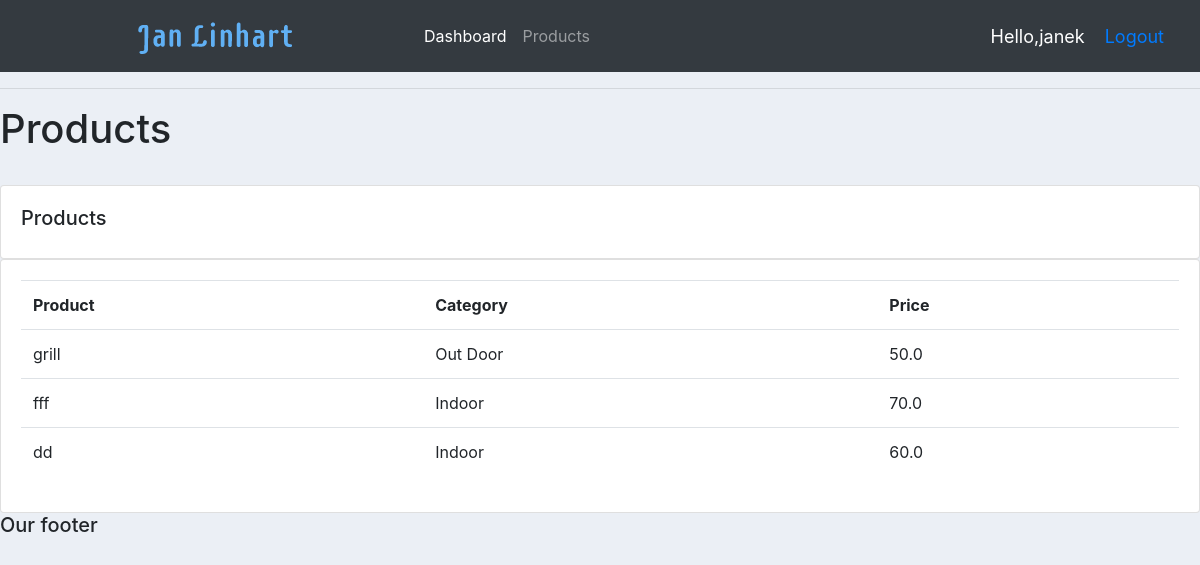
Screenshot of /products/ (signed in) with the database file from the repository.
### accounts/models.py (models this page shows, shortened)
class Product(models.Model):
		CATEGORY = (
			('Indoor', 'Indoor'),
			('Out Door', 'Out Door'),
			)
		name = models.CharField(max_length=200, null=True)
		price = models.FloatField(null=True)
		category = models.CharField(max_length=200, null=True, choices=CATEGORY)
		description = models.CharField(max_length=200, null=True, blank=True)
		date_created = models.DateTimeField(auto_now_add=True, null=True)
		tags= models.ManyToManyField(Tag)

### accounts/decorators.py (the view)
		def wrapper_func(request, *args, **kwargs):
			group = None
			if request.user.groups.exists():
				group = request.user.groups.all()[0].name
			if group in allowed_roles:
				return view_func(request, *args, **kwargs)
			else:
				return HttpResponse('You are not authorized to view this page')

### accounts/views.py (called while the page is built)
@login_required(login_url='login')
@allowed_users(allowed_roles=['admin'])
def products(request):
	products = Product.objects.all()
	return render(request, 'accounts/products.html',{'products' :products})

### accounts/templates/accounts/products.html
  {% extends 'accounts/main.html' %}
  {% block content %}
		<h1>Products</h1>
		<br>
		<div class="row">
			<div class="col-md">
				<div class="card card-body">
					<h5>Products</h5>
				</div>
				<div class="card card-body">
					<table class="table">
						<tr>
							<th>Product</th>
							<th>Category</th>
							<th>Price</th>
						</tr>
						{%for i in products%}
							<tr>
							<td>{{i.name}}</td>
							<td>{{i.category}}</td>
							<td>{{i.price}}</td>
							</tr>
						{%endfor%}
					</table>
				</div>
			</div>
		</div>
  {% endblock %}

### accounts/templates/accounts/navbar.html (shortened to what this page needs)
{% load static %}
<nav class="navbar navbar-expand-lg navbar-dark bg-dark">
  <img src="{%static 'images/logo2.png'%}">
  <div class="collapse navbar-collapse" id="navbarNav">
    <ul class="navbar-nav">
      {%if request.user.is_staff%}
      <li class="nav-item active">
        <a class="nav-link" href="{%url 'home'%}">Dashboard</a>
      </li>
      <li class="nav-item">
        <a class="nav-link" href="{%url 'products'%}">Products</a>
      </li>
      {% else %}
       <li class="nav-item">
        <a class="nav-link" href="{% url 'account' %}">Settings</a>
      </li>
      {% endif %}
    </ul>
  </div>
<span class="hello-msg">Hello,{{request.user}}</span>
<span class="hello-msg"><a href="{% url 'logout'%}">Logout</a></span>
</nav>

### static/css/main.css (style rules this page uses)
body { background-color: #ebeff5; }

### accounts/templates/accounts/navbar.html (style rules this page uses)
.hello-msg { font-size: 18px; color: #fff; margin-right: 20px; }

### rows the page displays
Product: name "grill", category "Out Door", price "50.0"
Product: name "fff", category "Indoor", price "70.0"
Product: name "dd", category "Indoor", price "60.0"

### other values shown
{{ request.user }} "janek"
